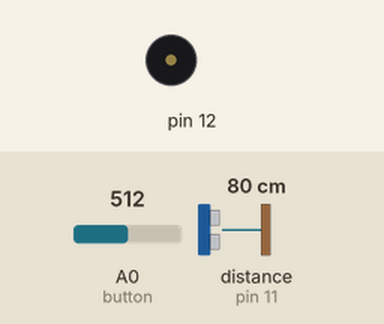
This sketch was run on a simulated Arduino Uno, built with avr-gcc and run on an emulated ATmega328P. Parts: buzzer (waves = sounding). Wiring (inferred from the names in the program): ultrasonic range finder: trigger pin 10; echo pin 11. The test bench sets the inputs (shaded band); at power-on: distance to the obstacle (sensor on pin 11) 80 cm, A0 (button) = 512. The echo pulse lasts 58.3 µs per cm.

Above: at 1.2 s.
1.3 s: distance to the obstacle (sensor on pin 11) set to 55 cm
2.8 s: distance to the obstacle (sensor on pin 11) set to 45 cm
At 3.9 s:
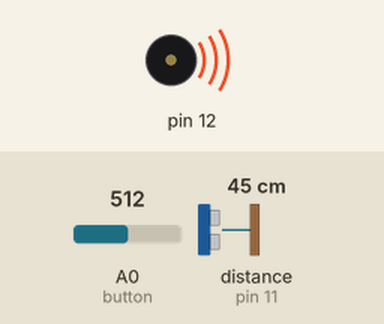
4.3 s: distance to the obstacle (sensor on pin 11) set to 60 cm
At 5.1 s:
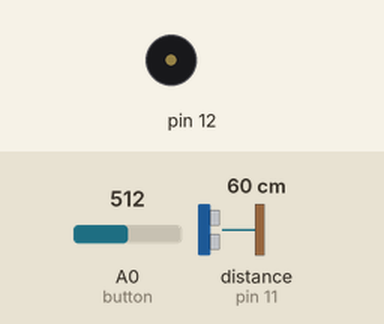
5.8 s: distance to the obstacle (sensor on pin 11) set to 2 cm
At 6.2 s:
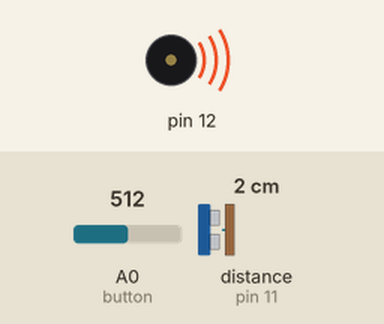
Timing chart, 0 to 8.3 s (numbered marks = the images above; inputs shaded):
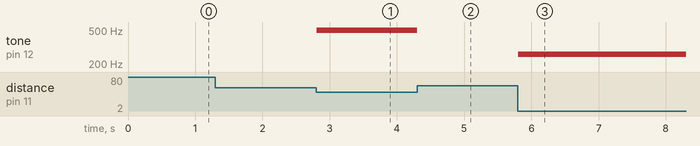

Measured:
- the behaviour switches between 51 and 50 cm on distance to the obstacle (sensor on pin 11) (found by bisection; images 0 and 1)
- after the input at 1.3 s, every drawn part: stays the same
- after the input at 2.8 s, tone on pin 12: silent → 494 Hz at once
- after the input at 4.3 s, tone on pin 12: 494 Hz → silent at once
- after the input at 5.8 s, tone on pin 12: silent → 261 Hz at once

The sketch:

Tristrument.ino
```cpp
    int trig = 10;
    int echo = 11;
    long duration;
    long distance;
    int force;
    void setup() {
        pinMode(echo,INPUT);
        pinMode(trig, OUTPUT);
        Serial.begin(9600);
    }
    void loop () {
        digitalWrite(trig, LOW);// turns off sensor
        delayMicroseconds(2);
        digitalWrite(trig, HIGH);// turn on sensor
        delayMicroseconds(10);
        digitalWrite(trig, LOW);
        duration = pulseIn(echo, HIGH);
        distance = (duration / 2) * .0344; //344 m/s =speed o' sound convert to cm
        int notes[7] = {261, 294, 329, 349, 392, 440, 494}; // several notes, notes = sound
        // mid C D E F G A B
        force = analogRead(A0); //check da force on the button press.
        if (distance < 0 || distance > 50 || force < 100) { //if not presed and not in front
        noTone(12); //dont play music
        }
        else if ((force > 100)) { //if pressed
        int sound = map(distance, 0, 40, 0, 6); //map distance to notes
        tone(12, notes[sound]); //call a certain note depending on distance
        }
    }
```
